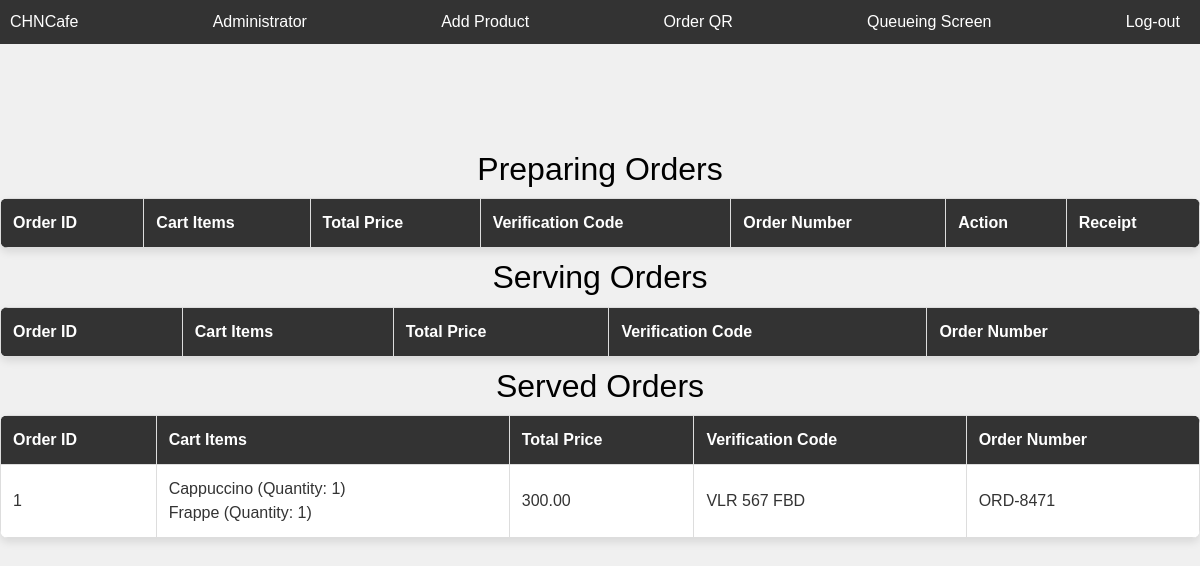
The app's page /a/vo (signed in) with its own data.
### coffeeshop/models.py (models this page shows, shortened)
class Orders(models.Model):
    ORDER_STATUS_CHOICES = [
        ('preparing', 'Preparing'),
        ('serving', 'Serving'),
    ]
    cart_items = models.JSONField()
    total_price = models.DecimalField(max_digits=10, decimal_places=2)
    verification_code = models.CharField(max_length=50)
    status = models.CharField(max_length=20, choices=ORDER_STATUS_CHOICES, default='preparing')
    order_number = models.CharField(max_length=10, default=f"ORD-{random.randint(1000, 9999)}")

### coffeeshop/views.py (the view)
# urls.py: path('a/vo', views.verified_orders, name='verified_orders'),
@login_required(login_url='admin_login')
def verified_orders(request):
    orders = Orders.objects.all().order_by('id')  # Order queryset by ID
    context = {
        'orders': orders,
    }
    return render(request, 'orders.html', context)

### coffeeshop/templatetags/custom_filters.py (called while the page is built)
@register.filter
def decode_cart_items(cart_items_json):
    cart_items = json.loads(cart_items_json)
    decoded_items = []
    for item in cart_items:
        product_id = item['fields']['product']
        product = Product.objects.get(id=product_id)
        decoded_item = f"{product.name} (Quantity: {item['fields']['quantity']})"
        decoded_items.append(decoded_item)
    return decoded_items

### coffeeshop/templates/orders.html (shortened to what this page needs)
{% load custom_filters %}
<!DOCTYPE html>
<html lang="en">
<head>
    <link rel="stylesheet" href="https://cdn.jsdelivr.net/npm/bootstrap@5.3.2/dist/css/bootstrap.min.css"
>
    <link rel="stylesheet" href="https://cdnjs.cloudflare.com/ajax/libs/font-awesome/6.0.0/css/all.min.css">
</head>
<body>
    <nav class="navbar">
        <a class="nav-link" href="{% url 'index' %}">CHNCafe</a>
        <a class="nav-link" href="{% url 'admin' %}">Administrator</a>
        <a class="nav-link" href="{% url 'add' %}">Add Product</a>
        <a class="nav-link" href="{% url 'qrs' %}">Order QR</a>
        <a class="nav-link" href="{% url 'queue' %}">Queueing Screen</a>
        <a class="nav-link" href="{% url 'admin_logout' %}">Log-out</a>
    </nav>
    <br>
    <br>
    <br>
    <br>
    <h2>Preparing Orders</h2>
    <table>
        <thead>
            <tr>
                <th>Order ID</th>
                <th>Cart Items</th>
                <th>Total Price</th>
                <th>Verification Code</th>
                <th>Order Number</th>
                <th>Action</th>
                <th>Receipt</th>
            </tr>
        </thead>
    </table>
    <h2>Serving Orders</h2>
    <table>
        <thead>
            <tr>
                <th>Order ID</th>
                <th>Cart Items</th>
                <th>Total Price</th>
                <th>Verification Code</th>
                <th>Order Number</th>
            </tr>
        </thead>
    </table>
    <h2>Served Orders</h2>
    <table>
        <thead>
            <tr>
                <th>Order ID</th>
                <th>Cart Items</th>
                <th>Total Price</th>
                <th>Verification Code</th>
                <th>Order Number</th>
            </tr>
        </thead>
        <tbody>
            {% for order in orders %}
                {% if order.status == 'served' %}
                <tr>
                    <td>{{ order.id }}</td>
                    <td>
                        {% for item in order.cart_items|decode_cart_items %}
                            {{ item }}<br>
                        {% endfor %}
                    </td>
                    <td>{{ order.total_price }}</td>
                    <td>{{ order.verification_code }}</td>
                    <td>{{ order.order_number }}</td>
                </tr>
                {% endif %}
            {% endfor %}
        </tbody>
    </table>
</body>
</html>

### coffeeshop/templates/orders.html (style rules this page uses)
body { font-family: 'Arial', sans-serif; background-color: #f0f0f0; color: #333; margin: 0; padding: 0; }
.navbar { background-color: #333; padding: 10px; text-align: center; margin-bottom: 0; }
.nav-link { color: white; margin-right: 10px; }
h1, h2 { text-align: center; color: #000; margin: 10px 0; }
table { width: 100%; border-collapse: collapse; margin-bottom: 20px; background-color: #fff; box-shadow: 0 4px 8px rgba(0, 0, 0, 0.1); overflow: hidden; border-radius: 8px; margin: 0 auto; }
th, td { border: 1px solid #ddd; padding: 12px; text-align: left; }
th { background-color: #333; color: #fff; }
a { color: #333; text-decoration: none; }

### records on screen
Orders: id "1", cart_items "Cappuccino (Quantity: 1)" "Frappe (Quantity: 1)", total_price "300.00", verification_code "VLR 567 FBD", order_number "ORD-8471"
